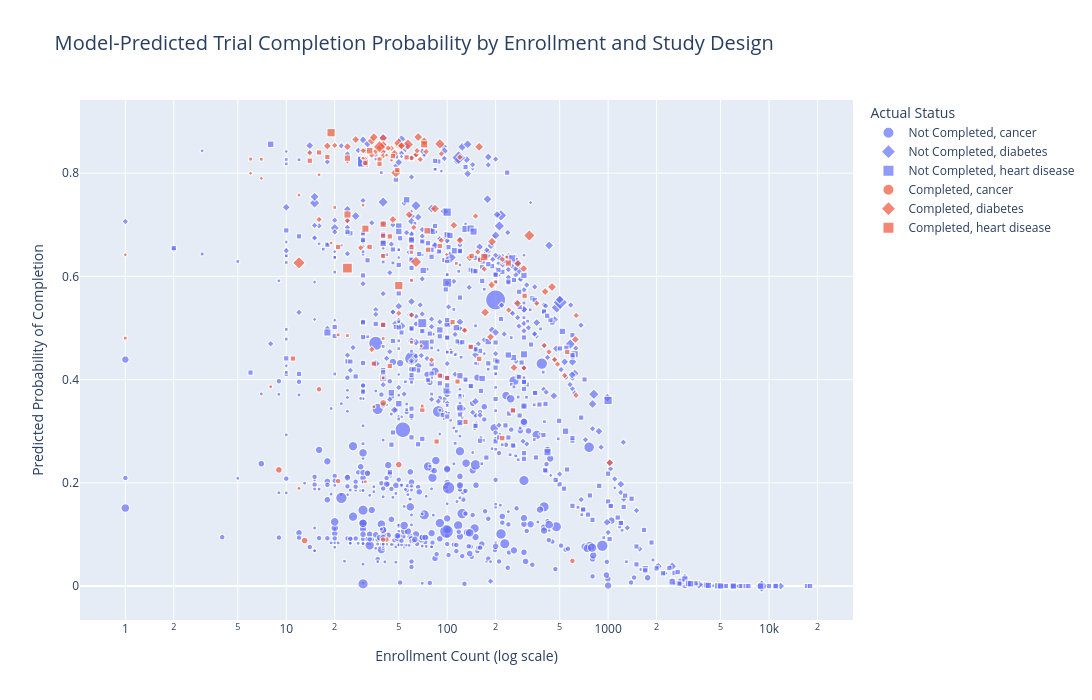

The cell this chart's notebook holds for it:
### Markdown cell above
### Key Indicators of Trial Completion

The model identifies several structural features that are associated with whether a clinical trial reaches completion. Trials focused on diabetes and heart disease are more likely to be completed compared to cancer trials, suggesting that disease domain plays an important role in study duration and complexity. 

Study design also matters. Trials with fewer primary outcomes tend to have a higher likelihood of completion, indicating that simpler studies are easier to execute. Additionally, sponsorship type shows some influence, with trials led by industry sponsors slightly more likely to complete than those led by individual investigators or NIH-affiliated groups.

Overall, the results suggest that trial completion is closely tied to study complexity and domain, rather than any single dominant factor.

### Code cell
# Interactive model-based visualization

import plotly.express as px
import pandas as pd
from pathlib import Path

# Copy the model dataframe
model_plot_df = df_model.copy()

# Recreate encoded features to match model input
model_plot_encoded = pd.get_dummies(
    model_plot_df,
    columns=["source_condition", "phase_group", "lead_sponsor_class"],
    drop_first=True
)

X_all = model_plot_encoded.drop(columns=["is_completed"])

# Align columns with the training features
X_all = X_all.reindex(columns=X.columns, fill_value=0)

# Predicted probabilities
model_plot_df["predicted_completion_probability"] = model.predict_proba(X_all)[:, 1]

# Readable status label
model_plot_df["actual_status"] = model_plot_df["is_completed"].map({
    1: "Completed",
    0: "Not Completed"
})

# Interactive chart
fig = px.scatter(
    model_plot_df,
    x="enrollment_count",
    y="predicted_completion_probability",
    color="actual_status",
    symbol="source_condition",
    size="num_interventions",
    hover_data=[
        "source_condition",
        "phase_group",
        "lead_sponsor_class",
        "num_interventions",
        "num_conditions",
        "num_primary_outcomes",
        "num_secondary_outcomes"
    ],
    log_x=True,
    title="Model-Predicted Trial Completion Probability by Enrollment and Study Design",
    labels={
        "enrollment_count": "Enrollment Count (log scale)",
        "predicted_completion_probability": "Predicted Probability of Completion",
        "actual_status": "Actual Current Status",
        "source_condition": "Condition",
        "num_interventions": "Number of Interventions"
    }
)

fig.update_layout(
    width=1100,
    height=700,
    title_font_size=20,
    legend_title_text="Actual Status"
)

fig.show()

# Save interactive chart
docs_dir = Path("../docs")
docs_dir.mkdir(exist_ok=True)

fig.write_html("../docs/model_completion_probability_dashboard.html")

print("Saved interactive chart to docs/model_completion_probability_dashboard.html")

### Figure 1 — Plotly figure (JSON) as saved in the notebook; plotly's stock layout.template omitted (floating-point values rounded to 4 significant figures; data arrays with more than 128 entries replaced by an {"elided": "..."} marker saying what was removed)
{"data": [{"customdata": {"elided": "485x7 mixed values"}, "hovertemplate": "Actual Current Status=Not Completed<br>Condition=%{customdata[0]}<br>Enrollment Count (log scale)=%{x}<br>Predicted Probability of Completion=%{y}<br>Number of Interventions=%{customdata[3]}<br>phase_group=%{customdata[1]}<br>lead_sponsor_class=%{customdata[2]}<br>num_conditions=%{customdata[4]}<br>num_primary_outcomes=%{customdata[5]}<br>num_secondary_outcomes=%{customdata[6]}<extra></extra>", "legendgroup": "Not Completed, cancer", "marker": {"color": "#636efa", "size": {"elided": "485 int values"}, "sizemode": "area", "sizeref": 0.07, "symbol": "circle"}, "mode": "markers", "name": "Not Completed, cancer", "showlegend": true, "type": "scattergl", "x": {"elided": "485 int values"}, "xaxis": "x", "y": {"elided": "485 float values"}, "yaxis": "y"}, {"customdata": {"elided": "373x7 mixed values"}, "hovertemplate": "Actual Current Status=Not Completed<br>Condition=%{customdata[0]}<br>Enrollment Count (log scale)=%{x}<br>Predicted Probability of Completion=%{y}<br>Number of Interventions=%{customdata[3]}<br>phase_group=%{customdata[1]}<br>lead_sponsor_class=%{customdata[2]}<br>num_conditions=%{customdata[4]}<br>num_primary_outcomes=%{customdata[5]}<br>num_secondary_outcomes=%{customdata[6]}<extra></extra>", "legendgroup": "Not Completed, diabetes", "marker": {"color": "#636efa", "size": {"elided": "373 int values"}, "sizemode": "area", "sizeref": 0.07, "symbol": "diamond"}, "mode": "markers", "name": "Not Completed, diabetes", "showlegend": true, "type": "scattergl", "x": {"elided": "373 int values"}, "xaxis": "x", "y": {"elided": "373 float values"}, "yaxis": "y"}, {"customdata": {"elided": "437x7 mixed values"}, "hovertemplate": "Actual Current Status=Not Completed<br>Condition=%{customdata[0]}<br>Enrollment Count (log scale)=%{x}<br>Predicted Probability of Completion=%{y}<br>Number of Interventions=%{customdata[3]}<br>phase_group=%{customdata[1]}<br>lead_sponsor_class=%{customdata[2]}<br>num_conditions=%{customdata[4]}<br>num_primary_outcomes=%{customdata[5]}<br>num_secondary_outcomes=%{customdata[6]}<extra></extra>", "legendgroup": "Not Completed, heart disease", "marker": {"color": "#636efa", "size": {"elided": "437 int values"}, "sizemode": "area", "sizeref": 0.07, "symbol": "square"}, "mode": "markers", "name": "Not Completed, heart disease", "showlegend": true, "type": "scattergl", "x": {"elided": "437 int values"}, "xaxis": "x", "y": {"elided": "437 float values"}, "yaxis": "y"}, {"customdata": [["cancer", "Early", "INDUSTRY", 3, 1, 6, 12], ["cancer", "Unknown", "OTHER", 3, 7, 1, 3], ["cancer", "Early", "INDUSTRY", 1, 2, 1, 6], ["cancer", "Unknown", "OTHER", 1, 3, 1, 13], ["cancer", "Early", "INDUSTRY", 2, 3, 3, 3], ["cancer", "Mid", "OTHER", 3, 3, 4, 12], ["cancer", "Early", "INDUSTRY", 1, 1, 3, 7], ["cancer", "Early", "OTHER", 3, 1, 1, 4], ["cancer", "Mid", "OTHER", 2, 6, 1, 0], ["cancer", "Early", "OTHER", 2, 1, 1, 1], ["cancer", "Mid", "OTHER", 2, 3, 1, 2], ["cancer", "Early", "OTHER", 1, 2, 1, 2], ["cancer", "Post", "OTHER", 2, 1, 1, 3]], "hovertemplate": "Actual Current Status=Completed<br>Condition=%{customdata[0]}<br>Enrollment Count (log scale)=%{x}<br>Predicted Probability of Completion=%{y}<br>Number of Interventions=%{customdata[3]}<br>phase_group=%{customdata[1]}<br>lead_sponsor_class=%{customdata[2]}<br>num_conditions=%{customdata[4]}<br>num_primary_outcomes=%{customdata[5]}<br>num_secondary_outcomes=%{customdata[6]}<extra></extra>", "legendgroup": "Completed, cancer", "marker": {"color": "#EF553B", "size": [3, 3, 1, 1, 2, 3, 1, 3, 2, 2, 2, 1, 2], "sizemode": "area", "sizeref": 0.07, "symbol": "circle"}, "mode": "markers", "name": "Completed, cancer", "showlegend": true, "type": "scattergl", "x": [40, 50, 8, 31, 16, 13, 35, 9, 42, 21, 40, 12, 600], "xaxis": "x", "y": [0.3548, 0.2353, 0.3863, 0.2024, 0.3813, 0.08821, 0.3476, 0.2252, 0.09027, 0.2035, 0.08995, 0.1892, 0.04879], "yaxis": "y"}, {"customdata": {"elided": "105x7 mixed values"}, "hovertemplate": "Actual Current Status=Completed<br>Condition=%{customdata[0]}<br>Enrollment Count (log scale)=%{x}<br>Predicted Probability of Completion=%{y}<br>Number of Interventions=%{customdata[3]}<br>phase_group=%{customdata[1]}<br>lead_sponsor_class=%{customdata[2]}<br>num_conditions=%{customdata[4]}<br>num_primary_outcomes=%{customdata[5]}<br>num_secondary_outcomes=%{customdata[6]}<extra></extra>", "legendgroup": "Completed, diabetes", "marker": {"color": "#EF553B", "size": [3, 1, 1, 1, 3, 1, 1, 3, 2, 2, 4, 2, 1, 2, 2, 3, 4, 2, 2, 2, 2, 4, 2, 2, 2, 2, 2, 3, 3, 1, 2, 2, 6, 2, 4, 2, 3, 6, 2, 3, 1, 2, 1, 3, 2, 2, 1, 2, 3, 4, 2, 2, 2, 2, 5, 4, 1, 1, 5, 3, 2, 3, 4, 2, 2, 7, 6, 1, 2, 1, 3, 2, 5, 1, 3, 2, 4, 2, 3, 4, 3, 1, 1, 2, 3, 2, 2, 2, 4, 3, 3, 2, 2, 2, 2, 3, 2, 3, 3, 7, 2, 3, 3, 1, 2], "sizemode": "area", "sizeref": 0.07, "symbol": "diamond"}, "mode": "markers", "name": "Completed, diabetes", "showlegend": true, "type": "scattergl", "x": [275, 45, 36, 31, 260, 30, 16, 274, 485, 129, 72, 50, 69, 45, 24, 49, 448, 64, 64, 120, 80, 172, 150, 34, 34, 170, 60, 27, 47, 30, 633, 220, 64, 300, 34, 401, 626, 324, 360, 50, 6, 537, 1, 24, 74, 29, 7, 31, 40, 40, 429, 60, 38, 36, 48, 158, 31, 12, 50, 120, 14, 186, 35, 92, 40, 12, 57, 24, 16, 99, 406, 40, 90, 19, 138, 65, 190, 241, 58, 84, 299, 30, 42, 632, 1024, 92, 31, 62, 66, 40, 18, 128, 68, 43, 155, 189, 30, 52, 46, 38, 465, 52, 110, 30, 20], "xaxis": "x", "y": [0.6247, 0.8251, 0.8356, 0.8285, 0.4234, 0.8288, 0.7967, 0.5476, 0.43, 0.4954, 0.8617, 0.5287, 0.4653, 0.8483, 0.7078, 0.8533, 0.5795, 0.8357, 0.8357, 0.8309, 0.4381, 0.5303, 0.7168, 0.835, 0.4584, 0.6141, 0.525, 0.865, 0.8384, 0.8288, 0.5244, 0.6331, 0.628, 0.4225, 0.8628, 0.4661, 0.4778, 0.6792, 0.5477, 0.8531, 0.7998, 0.4083, 0.6419, 0.8513, 0.8417, 0.6554, 0.79, 0.8434, 0.8552, 0.8681, 0.4537, 0.8293, 0.8495, 0.8423, 0.8009, 0.8509, 0.8285, 0.7574, 0.8583, 0.6698, 0.8394, 0.4827, 0.8696, 0.6696, 0.8413, 0.6262, 0.8555, 0.8218, 0.7103, 0.6425, 0.5705, 0.8336, 0.8568, 0.6647, 0.6362, 0.8435, 0.6673, 0.5349, 0.7196, 0.7312, 0.6151, 0.7381, 0.8349, 0.3694, 0.2389, 0.8376, 0.8187, 0.6949, 0.87, 0.8552, 0.8526, 0.4958, 0.8265, 0.8485, 0.6474, 0.5835, 0.8436, 0.8529, 0.7101, 0.8509, 0.4385, 0.8529, 0.6991, 0.8288, 0.8537], "yaxis": "y"}, {"customdata": {"elided": "63x7 mixed values"}, "hovertemplate": "Actual Current Status=Completed<br>Condition=%{customdata[0]}<br>Enrollment Count (log scale)=%{x}<br>Predicted Probability of Completion=%{y}<br>Number of Interventions=%{customdata[3]}<br>phase_group=%{customdata[1]}<br>lead_sponsor_class=%{customdata[2]}<br>num_conditions=%{customdata[4]}<br>num_primary_outcomes=%{customdata[5]}<br>num_secondary_outcomes=%{customdata[6]}<extra></extra>", "legendgroup": "Completed, heart disease", "marker": {"color": "#EF553B", "size": [2, 1, 3, 2, 2, 3, 5, 4, 2, 1, 1, 2, 3, 4, 2, 2, 2, 1, 1, 2, 1, 2, 2, 1, 1, 1, 2, 2, 2, 1, 4, 1, 1, 1, 2, 1, 2, 2, 2, 3, 2, 7, 1, 2, 2, 2, 2, 2, 2, 5, 2, 2, 2, 3, 2, 2, 2, 2, 2, 2, 2, 2, 4], "sizemode": "area", "sizeref": 0.07, "symbol": "square"}, "mode": "markers", "name": "Completed, heart disease", "showlegend": true, "type": "scattergl", "x": [108, 7, 240, 86, 40, 33, 50, 72, 130, 60, 114, 49, 75, 24, 21, 16, 220, 6, 40, 33, 21, 11, 90, 200, 60, 235, 35, 70, 40, 40, 31, 70, 1, 20, 60, 60, 40, 303, 140, 40, 18, 24, 24, 38, 76, 56, 90, 46, 256, 19, 142, 44, 38, 24, 100, 160, 31, 14, 557, 158, 116, 44, 170], "xaxis": "x", "y": [0.5114, 0.8271, 0.6257, 0.2802, 0.5062, 0.8434, 0.5822, 0.8558, 0.3182, 0.4723, 0.6251, 0.8061, 0.6883, 0.7199, 0.657, 0.84, 0.2866, 0.8273, 0.4036, 0.6572, 0.4867, 0.4408, 0.6589, 0.5894, 0.592, 0.6372, 0.4309, 0.3416, 0.6785, 0.4797, 0.6924, 0.3489, 0.4804, 0.7335, 0.6573, 0.6461, 0.6395, 0.5623, 0.4632, 0.7011, 0.8314, 0.616, 0.4854, 0.8267, 0.6516, 0.8306, 0.4077, 0.833, 0.3405, 0.8784, 0.6398, 0.4263, 0.8179, 0.829, 0.403, 0.6319, 0.82, 0.824, 0.4535, 0.4403, 0.3964, 0.6776, 0.6372], "yaxis": "y"}], "layout": {"height": 700, "legend": {"itemsizing": "constant", "title": {"text": "Actual Status"}, "tracegroupgap": 0}, "title": {"font": {"size": 20}, "text": "Model-Predicted Trial Completion Probability by Enrollment and Study Design"}, "width": 1100, "xaxis": {"anchor": "y", "domain": [0, 1], "title": {"text": "Enrollment Count (log scale)"}, "type": "log"}, "yaxis": {"anchor": "x", "domain": [0, 1], "title": {"text": "Predicted Probability of Completion"}}}}
